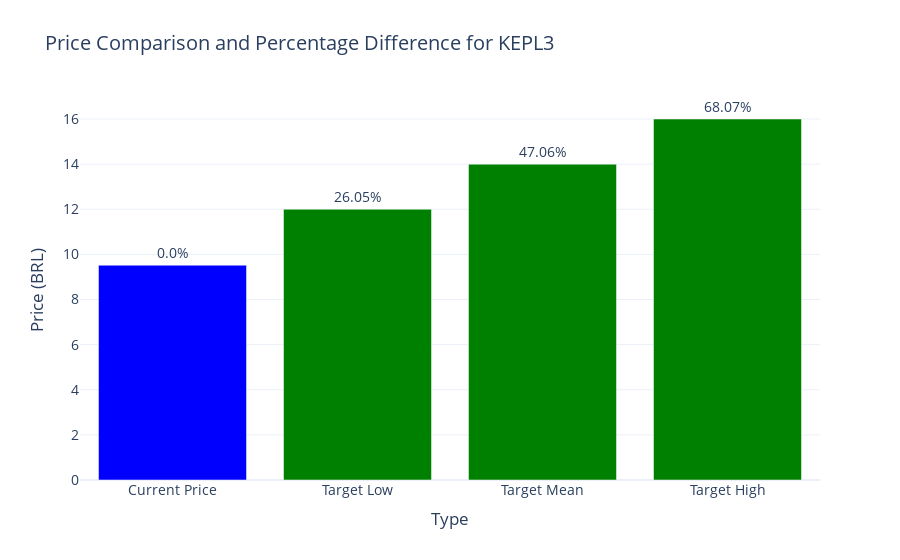

Here is the notebook cell this chart was saved with:
### Code cell
import yfinance as yf
import plotly.graph_objects as go
import pandas as pd


ticket = 'KEPL3'
msft = yf.Ticker(ticket + '.SA')

data = msft.info
current_price = data.get('currentPrice', None)
target_high = data.get('targetHighPrice', None)
target_low = data.get('targetLowPrice', None)
target_mean = data.get('targetMeanPrice', None)


if current_price and target_high and target_low and target_mean:

    differences = {
        'Target Low': (target_low - current_price) / current_price * 100,
        'Target Mean': (target_mean - current_price) / current_price * 100,
        'Target High': (target_high - current_price) / current_price * 100,
    }

    price_comparison = pd.DataFrame({
        'Type': ['Current Price', 'Target Low', 'Target Mean', 'Target High'],
        'Price': [current_price, target_low, target_mean, target_high],
        'Difference (%)': [0] + [round(differences[key], 2) for key in differences.keys()]
    })


    fig = go.Figure()

    for i, row in price_comparison.iterrows():
        color = 'blue' if row['Type'] == 'Current Price' else ('green' if row['Difference (%)'] > 0 else 'red')
        fig.add_trace(go.Bar(
            x=[row['Type']],
            y=[row['Price']],
            marker_color=color,
            text=f"{row['Difference (%)']}%",
            textposition='outside',
            name=row['Type']
        ))

    fig.update_layout(
        title=f'Price Comparison and Percentage Difference for {ticket}',
        xaxis_title='Type',
        yaxis_title='Price (BRL)',
        template='plotly_white',
        font=dict(size=14),
        showlegend=False,
        barmode='group'
    )

    fig.show()
else:
    print("Dados insuficientes para gerar o gráfico. Verifique se os preços-alvo e o preço atual estão disponíveis.")

### Figure 1 — Plotly figure (JSON) as saved in the notebook; plotly's stock layout.template omitted (floating-point values rounded to 4 significant figures)
{"data": [{"marker": {"color": "blue"}, "name": "Current Price", "text": "0.0%", "textposition": "outside", "type": "bar", "x": ["Current Price"], "y": [9.52]}, {"marker": {"color": "green"}, "name": "Target Low", "text": "26.05%", "textposition": "outside", "type": "bar", "x": ["Target Low"], "y": [12]}, {"marker": {"color": "green"}, "name": "Target Mean", "text": "47.06%", "textposition": "outside", "type": "bar", "x": ["Target Mean"], "y": [14]}, {"marker": {"color": "green"}, "name": "Target High", "text": "68.07%", "textposition": "outside", "type": "bar", "x": ["Target High"], "y": [16]}], "layout": {"barmode": "group", "font": {"size": 14}, "showlegend": false, "title": {"text": "Price Comparison and Percentage Difference for KEPL3"}, "xaxis": {"title": {"text": "Type"}}, "yaxis": {"title": {"text": "Price (BRL)"}}}}
